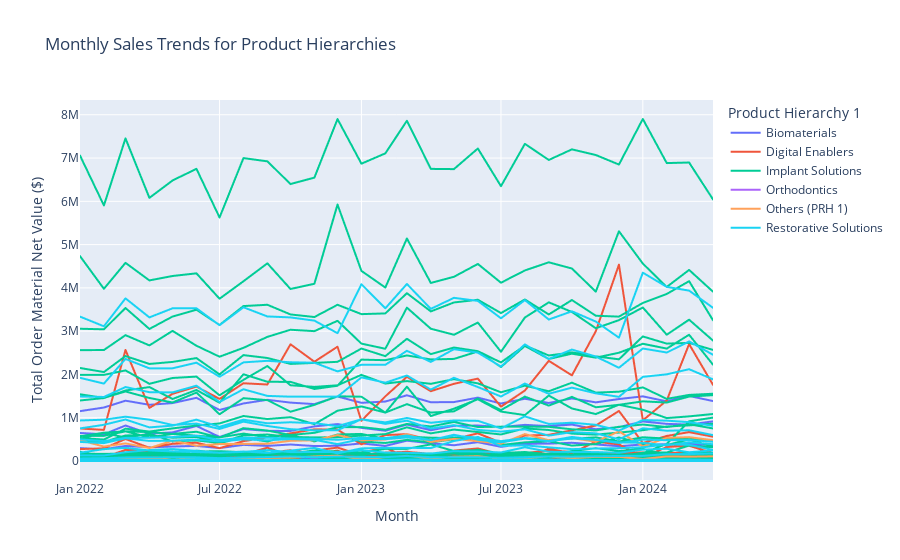

The notebook cell this image was saved under:
### Markdown cell above
Business Question: How can we identify the most profitable product hierarchies (PRH1 and PRH4) and optimize our sales strategy for these product categories?
Steps and Implementation:
Calculate Total Revenue for Each Product Hierarchy:

We grouped the data by PRH1 and PRH4 to calculate the total order_material_net_value for each combination.
This helps us understand the revenue contribution of different product categories.
Identify Top Product Hierarchies:

We sorted the product hierarchies based on total revenue and selected the top 10.
This step identifies the top-performing product categories that generate the most revenue.
Analyze Customer Groups and Sales Channels:

We merged the top product hierarchies with the original dataset to include customer groups and sales channels.
We then calculated the revenue contribution of different customer groups and sales channels to these top product hierarchies.
Visualize the Results:

We created a treemap to display the revenue distribution across different product hierarchies, customer groups, and sales channels.
Expected Visualization:
The treemap visualization provides a hierarchical view of the data, showing how revenue is distributed across different levels:

Top Level: The PRH1 categories (broad product categories).
Second Level: The PRH4 categories within each PRH1 (more specific product categories).
Third Level: The customer groups within each PRH4 (who is buying these products).
Fourth Level: The sales channels within each customer group (through which channels the sales are happening).
Interpretation of the Treemap:
Color and Size: Each rectangle in the treemap represents a product hierarchy, customer group,

### Code cell
import plotly.express as px

# Extract month and year from order_date
combined_df['Month'] = combined_df['order_date'].dt.to_period('M').astype(str)

# Calculate monthly sales for each product hierarchy (PRH1 and PRH4)
monthly_sales = combined_df.groupby(['Month', 'PRH1', 'PRH4'])['order_material_net_value'].sum().reset_index()

# Create an interactive line chart for sales trends
fig = px.line(monthly_sales, x='Month', y='order_material_net_value', color='PRH1', line_group='PRH4', 
              title='Monthly Sales Trends for Product Hierarchies',
              labels={'order_material_net_value': 'Total Order Material Net Value', 'Month': 'Month'},
              hover_data={'PRH4': True})

# Customize hover data
fig.update_traces(hovertemplate='Month: %{x}<br>Total Order Material Net Value: $%{y}<br>Product Hierarchy 1: %{customdata[0]}<br>Product Hierarchy 4: %{customdata[1]}<extra></extra>')

# Adjust layout for readability
fig.update_layout(xaxis_title='Month',
                  yaxis_title='Total Order Material Net Value ($)',
                  legend_title='Product Hierarchy 1')

fig.show()
